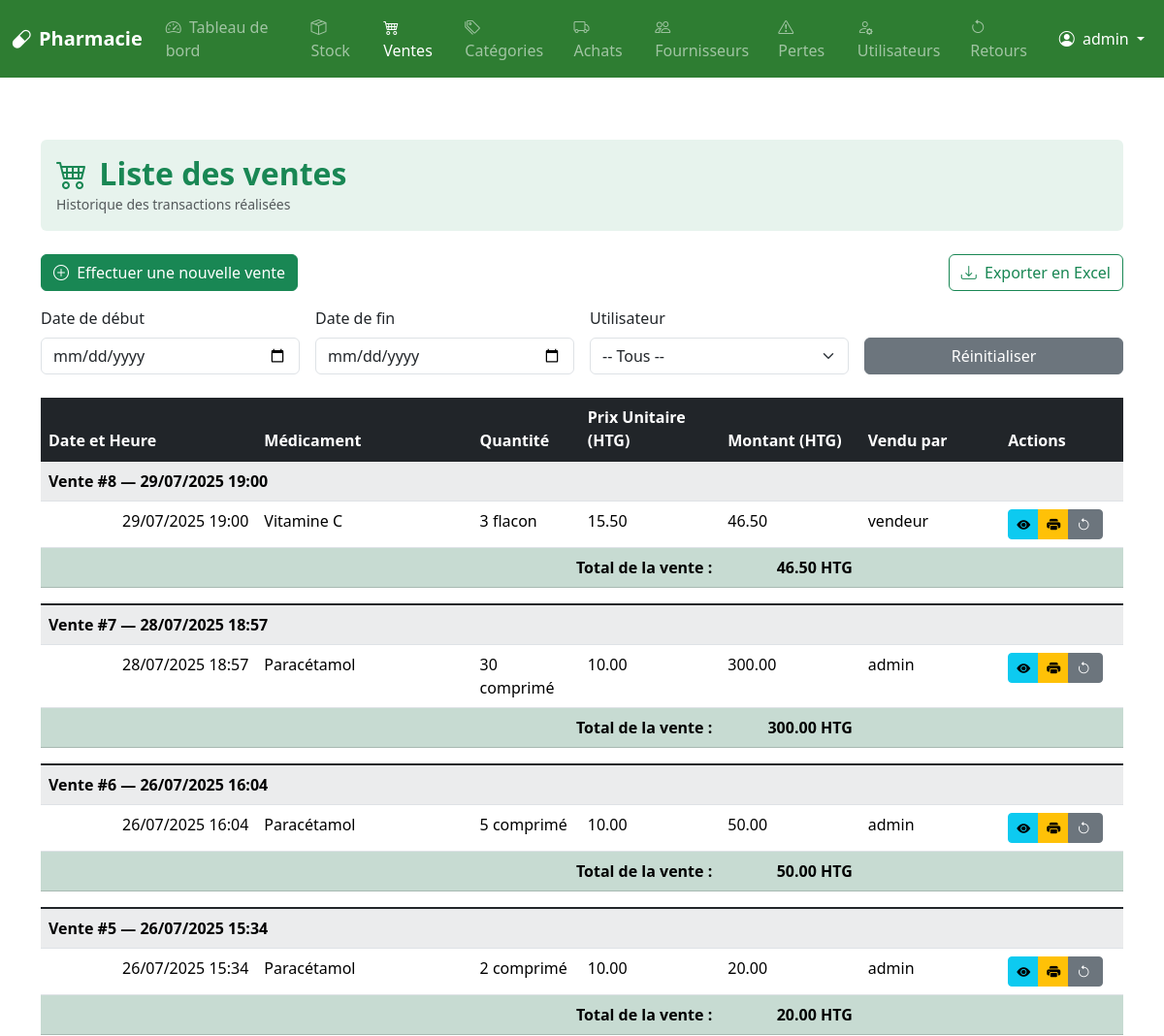
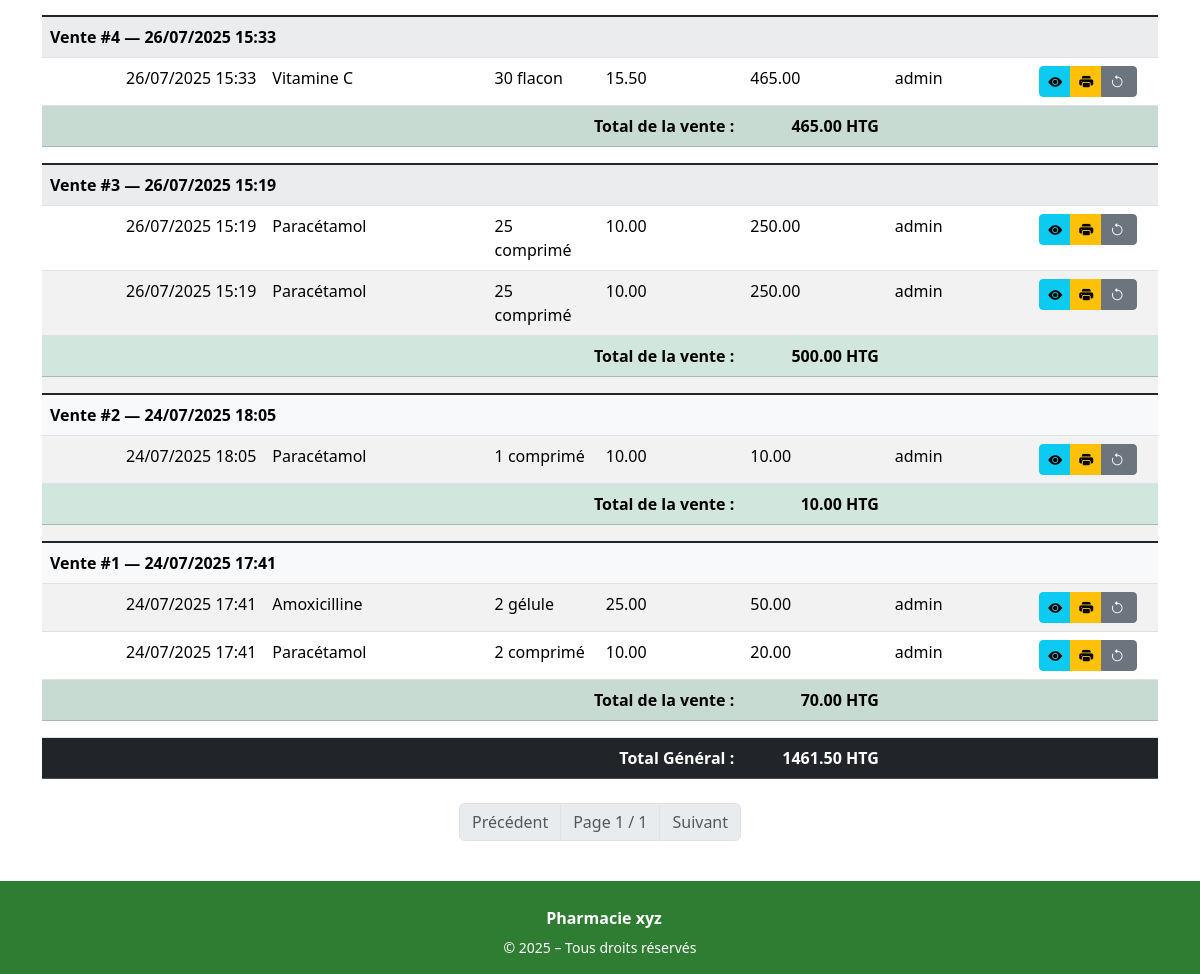
Before: /sales/list (signed in) with the older database file (2 pictures, top to bottom).
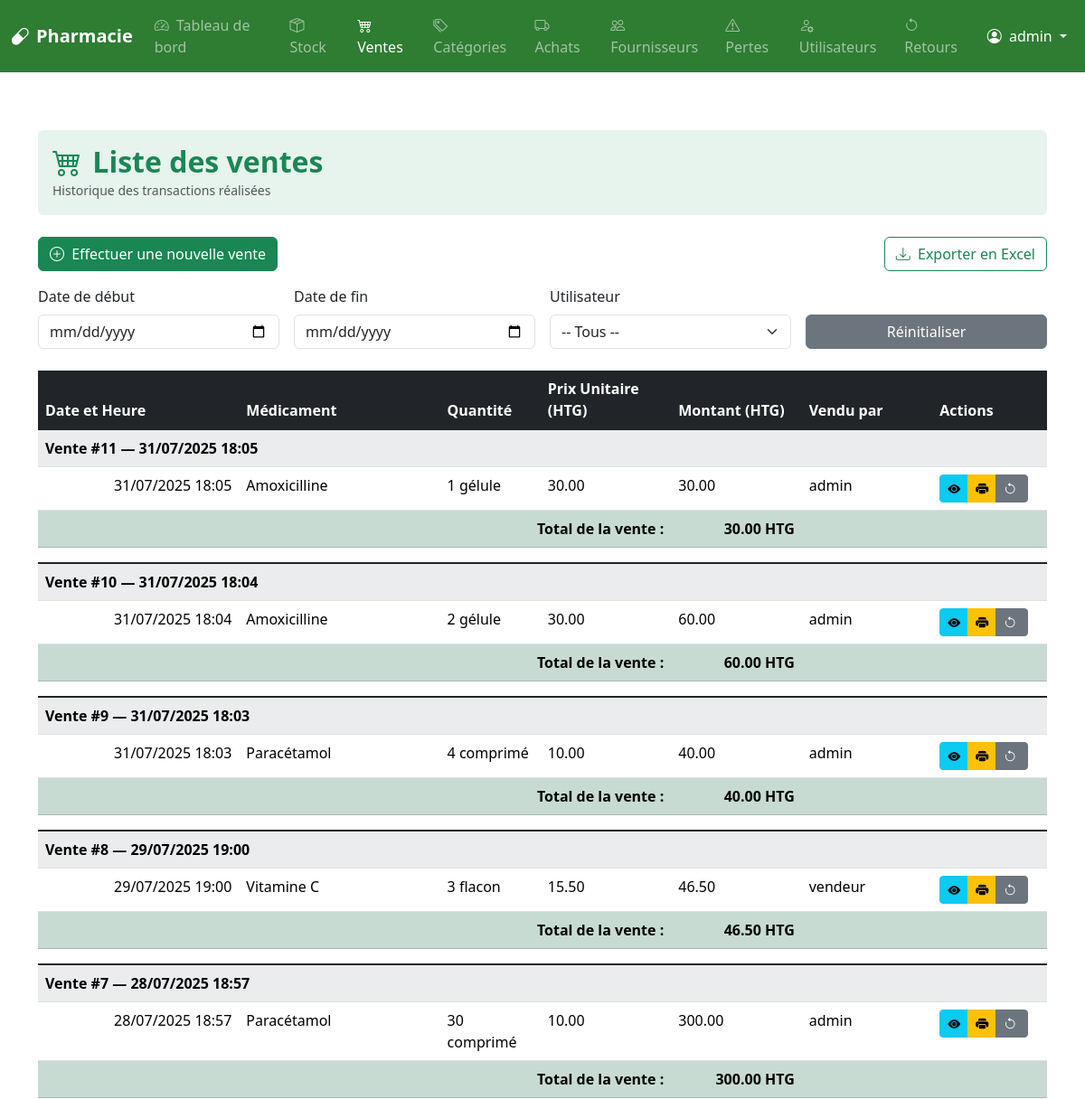
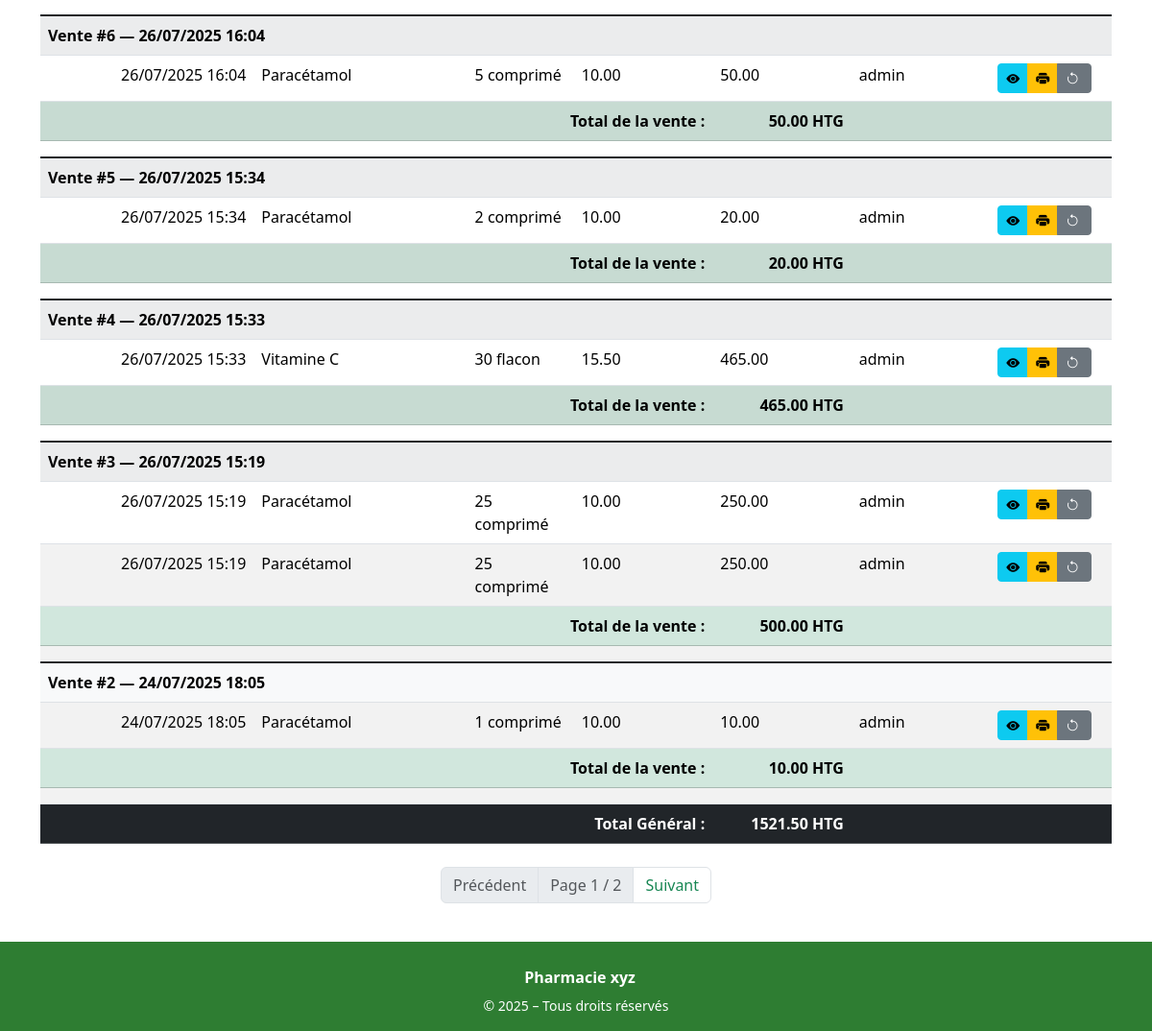
After: the same page with the newer database file (2 pictures, top to bottom).
### app/models.py (models this page shows, shortened)
class Sale(db.Model):
    id = db.Column(db.Integer, primary_key=True)
    user_id = db.Column(db.Integer, db.ForeignKey('user.id'))
    date = db.Column(db.DateTime, default=datetime.utcnow)
    user = db.relationship('User', back_populates='sales')
    items = db.relationship('SaleItem', back_populates='sale', cascade='all, delete-orphan')
    @property
    def total_amount(self):
        return sum(item.total_price for item in self.items)

class SaleItem(db.Model):
    id = db.Column(db.Integer, primary_key=True)
    sale_id = db.Column(db.Integer, db.ForeignKey('sale.id'), nullable=False)
    drug_id = db.Column(db.Integer, db.ForeignKey('drug.id'), nullable=False)
    quantity = db.Column(db.Integer, nullable=False)
    unit_price = db.Column(db.Float, nullable=False)
    sale = db.relationship('Sale', back_populates='items')
    drug = db.relationship('Drug')
    @property
    def total_price(self):
        return self.quantity * self.unit_price

class Drug(db.Model):
    id = db.Column(db.Integer, primary_key=True)
    name = db.Column(db.String(100), nullable=False)
    unit = db.Column(db.String(30))  # comprimé, flacon, etc.
    price = db.Column(db.Float, nullable=False)
    expiration_date = db.Column(db.Date, nullable=False)
    commentaire = db.Column(db.Text, nullable=True)
    category_id = db.Column(db.Integer, db.ForeignKey('category.id'), nullable=True)
    category = db.relationship('Category', back_populates='drugs')
    sales = db.relationship('SaleItem', back_populates='drug')
    losses = db.relationship('LossRecord', back_populates='drug')
    purchase_items = db.relationship('PurchaseItem', back_populates='drug')

class User(UserMixin, db.Model):
    id = db.Column(db.Integer, primary_key=True)
    username = db.Column(db.String(80), unique=True, nullable=False)
    password = db.Column(db.String(200), nullable=False)
    role = db.Column(db.String(20), nullable=False)  # admin, pharmacien, vendeur...
    is_active = db.Column(db.Boolean, default=True)
    sales = db.relationship('Sale', back_populates='user')

### app/routes/sale.py (the view)
@bp.route('/list')
@login_required
def list_sales():
    page = request.args.get('page', 1, type=int)
    search = request.args.get('search', '', type=str)
    start_date = request.args.get('start_date', '', type=str)
    end_date = request.args.get('end_date', '', type=str)
    user_id = request.args.get('user_id', type=int)
    query = Sale.query.options(joinedload(Sale.user)).join(Sale.user)
    if user_id:
        query = query.filter(Sale.user_id == user_id)
    if search:
        query = query.join(Sale.items).join(SaleItem.drug)
        query = query.filter(Drug.name.ilike(f"%{search}%"))
    if start_date:
        try:
            start = datetime.strptime(start_date, "%Y-%m-%d")
            query = query.filter(Sale.date >= start)
        except ValueError:
            flash("Format de date invalide (début)", "warning")
    if end_date:
        try:
            end = datetime.strptime(end_date, "%Y-%m-%d")
            query = query.filter(Sale.date <= end)
        except ValueError:
            flash("Format de date invalide (fin)", "warning")
    sales = query.order_by(Sale.date.desc()).paginate(page=page, per_page=10)
    users = User.query.order_by(User.username).all()
    total_sales = sum(sale.total_amount for sale in sales.items)
    return render_template('sales/list.html',
                           sales=sales,
                           users=users,
                           user_id=user_id,
                           search=search,
                           total_sales=total_sales,
                           start_date=start_date,
                           end_date=end_date)

### app/routes/auth.py (called while the page is built)
@login_manager.user_loader
def load_user(user_id):
    return User.query.get(int(user_id))

### app/templates/sales/list.html (shortened to what the changed rows need)
{% extends 'base.html' %}
{% block content %}
<div class="bg-success bg-opacity-10 p-3 rounded mb-4">
  <h2 class="text-success fw-bold mb-0"><i class="bi bi-cart4 me-1"></i> Liste des ventes</h2>
</div>
{% if sales.items %}
<table class="table table-striped table-hover">
    <thead class="table-dark">
        <tr>
            <th style="width: 200px;">Date et Heure</th>
            <th style="width: 200px;">Médicament</th>
            <th style="width: 100px;">Quantité</th>
            <th style="width: 130px;">Prix Unitaire (HTG)</th>
            <th style="width: 130px;">Montant (HTG)</th>
            <th style="width: 130px;">Vendu par</th>
            <th style="width: 100px;">Actions</th>
        </tr>
    </thead>
    <tbody>
        {% for sale in sales.items %}
            <tr class="table-group-divider">
                <td colspan="7" class="bg-light fw-bold">
                    Vente #{{ sale.id }} — {{ sale.date.strftime("%d/%m/%Y %H:%M") }}
                </td>
            </tr>
            {% for item in sale.items %}
            <tr>
                <td class="text-end">{{ sale.date.strftime("%d/%m/%Y %H:%M") }}</td>
                <td>{{ item.drug.name }}</td>
                <td>{{ item.quantity }} {{ item.drug.unit }}</td>
                <td>{{ "%.2f"|format(item.unit_price) }}</td>
                <td>{{ "%.2f"|format(item.total_price) }}</td>
                <td>{{ sale.user.username }}</td>
                <td>
                    <div class="btn-group btn-group-sm">
                        <a href="{{ url_for('sale.history', sale_id=sale.id) }}" class="btn btn-info" title="Voir les détails">
                            <i class="bi bi-eye-fill"></i>
                        </a>
                        <a href="{{ url_for('sale.sale_receipt', sale_id=sale.id) }}" class="btn btn-warning" title="Réimprimer" target="_blank">
                            <i class="bi bi-printer-fill"></i>
                        </a>
                        <a href="{{ url_for('sale.return_item', sale_item_id=item.id) }}" class="btn btn-secondary" title="Retour">
                            <i class="bi bi-arrow-counterclockwise me-1"></i>
                        </a>
                    </div>
                </td>
            </tr>
            {% endfor %}
            <tr class="table-success fw-bold">
                <td colspan="4" class="text-end">Total de la vente :</td>
                <td class="text-end">{{ "%.2f"|format(sale.total_amount) }} HTG</td>
                <td colspan="2"></td>
            </tr>
            <tr><td colspan="7" style="height: 10px;"></td></tr>
        {% endfor %}
    </tbody>
    <tfoot>
        <tr class="table-dark fw-bold">
            <td colspan="4" class="text-end">Total Général :</td>
            <td class="text-end">{{ "%.2f"|format(total_sales) }} HTG</td>
            <td colspan="2"></td>
        </tr>
    </tfoot>
</table>
<nav class="mt-4">
    <ul class="pagination justify-content-center">
        {% if sales.has_prev %}
        <li class="page-item">
            <a class="page-link text-success" href="{{ url_for('sale.list_sales', page=sales.prev_num, search=search, start_date=start_date, end_date=end_date) }}">Précédent</a>
        </li>
        {% else %}
        <li class="page-item disabled"><span class="page-link">Précédent</span></li>
        {% endif %}
        <li class="page-item disabled"><span class="page-link">Page {{ sales.page }} / {{ sales.pages }}</span></li>
        {% if sales.has_next %}
        <li class="page-item">
            <a class="page-link text-success" href="{{ url_for('sale.list_sales', page=sales.next_num, search=search, start_date=start_date, end_date=end_date) }}">Suivant</a>
        </li>
        {% else %}
        <li class="page-item disabled"><span class="page-link">Suivant</span></li>
        {% endif %}
    </ul>
</nav>
{% else %}
<div class="alert alert-info">Aucune vente trouvée pour les critères donnés.</div>
{% endif %}
{% endblock %}

### app/templates/base.html (shortened to what this page needs)
<!DOCTYPE html>
<html lang="fr">
<head>
    <link href="https://cdn.jsdelivr.net/npm/bootstrap@5.3.3/dist/css/bootstrap.min.css" rel="stylesheet" />
    <link href="https://cdn.jsdelivr.net/npm/bootstrap-icons@1.11.1/font/bootstrap-icons.css" rel="stylesheet">
</head>
<body>
<nav class="navbar navbar-expand-lg navbar-dark" style="background-color: #2e7d32;">
  <div class="container-fluid">
    <a class="navbar-brand fw-bold" href="{{ url_for('dashboard.dashboard') }}">
      <i class="bi bi-capsule me-2"></i>Pharmacie
    </a>
    <div class="collapse navbar-collapse" id="navMenu">
      {% if current_user.is_authenticated %}
      <ul class="navbar-nav me-auto mb-2 mb-lg-0">
        <li class="nav-item">
          <a class="nav-link {% if request.endpoint == 'dashboard.dashboard' %}active{% endif %}" href="{{ url_for('dashboard.dashboard') }}">
            <i class="bi bi-speedometer2 me-1"></i> Tableau de bord
          </a>
        </li>
        <li class="nav-item">
          <a class="nav-link {% if request.endpoint == 'drug.list_drugs' %}active{% endif %}" href="{{ url_for('drug.list_drugs') }}">
            <i class="bi bi-box-seam me-1"></i> Stock
          </a>
        </li>
        <li class="nav-item">
          <a class="nav-link {% if request.endpoint == 'sale.list_sales' %}active{% endif %}" href="{{ url_for('sale.list_sales') }}">
            <i class="bi bi-cart4 me-1"></i> Ventes
          </a>
        </li>
        {% if current_user.role in ['admin', 'pharmacien'] %}
        <li class="nav-item">
          <a class="nav-link {% if request.endpoint == 'category.list_categories' %}active{% endif %}" href="{{ url_for('category.list_categories') }}">
            <i class="bi bi-tags me-1"></i> Catégories
          </a>
        </li>
        <li class="nav-item">
          <a class="nav-link {% if request.endpoint == 'purchase.list_purchases' %}active{% endif %}" href="{{ url_for('purchase.list_purchases') }}">
            <i class="bi bi-truck me-1"></i> Achats
          </a>
        </li>
        <li class="nav-item">
          <a class="nav-link {% if request.endpoint == 'supplier.list_suppliers' %}active{% endif %}" href="{{ url_for('supplier.list_suppliers') }}">
            <i class="bi bi-people me-1"></i> Fournisseurs
          </a>
        </li>
        <li class="nav-item">
          <a class="nav-link {% if request.endpoint == 'drug.list_losses' %}active{% endif %}" href="{{ url_for('drug.list_losses') }}">
            <i class="bi bi-exclamation-triangle me-1"></i> Pertes
          </a>
        </li>
        {% endif %}
        {% if current_user.role == 'admin' %}
        <li class="nav-item">
          <a class="nav-link {% if request.endpoint == 'admin.list_users' %}active{% endif %}" href="{{ url_for('admin.list_users') }}">
            <i class="bi bi-person-gear me-1"></i> Utilisateurs
          </a>
        </li>
        <li class="nav-item">
          <a class="nav-link {% if request.endpoint == 'sale.list_returns' %}active{% endif %}" href="{{ url_for('sale.list_returns') }}">
            <i class="bi bi-arrow-counterclockwise me-1"></i> Retours
          </a>
        </li>
        {% endif %}
      </ul>
      <ul class="navbar-nav ms-auto align-items-center">
        <li class="nav-item dropdown">
          <a class="nav-link dropdown-toggle text-white" href="#" id="userDropdown" role="button" data-bs-toggle="dropdown" aria-expanded="false">
            <i class="bi bi-person-circle me-1"></i> {{ current_user.username }}
          </a>
        </li>
      </ul>
      {% endif %}
    </div>
  </div>
</nav>
<main class="flex-grow-1 py-4">
    <div class="container mt-4">
        {% block content %}{% endblock %}
    </div>
</main>
  {% include 'footer.html' %}
</body>
</html>

Changed rows visible on the page:
no longer on this page (row unchanged): Sale: id "1", date "24/07/2025 17:41"
no longer on this page (row unchanged): SaleItem: drug.name "Amoxicilline", quantity "2", drug.unit "gélule", unit_price "25.00", total_price "50.00", {{ sale.user.username }} "admin", total_amount "70.00", shown under "1"
no longer on this page (row unchanged): SaleItem: drug.name "Paracétamol", quantity "2", drug.unit "comprimé", unit_price "10.00", total_price "20.00", {{ sale.user.username }} "admin", shown under "1"
added Sale: id "11", date "31/07/2025 18:05"
added SaleItem: drug.name "Amoxicilline", quantity "1", drug.unit "gélule", unit_price "30.00", total_price "30.00", {{ sale.user.username }} "admin", total_amount "30.00", shown under "11"
added Sale: id "10", date "31/07/2025 18:04"
added SaleItem: drug.name "Amoxicilline", quantity "2", drug.unit "gélule", unit_price "30.00", total_price "60.00", {{ sale.user.username }} "admin", total_amount "60.00", shown under "10"
added Sale: id "9", date "31/07/2025 18:03"
added SaleItem: drug.name "Paracétamol", quantity "4", drug.unit "comprimé", unit_price "10.00", total_price "40.00", {{ sale.user.username }} "admin", total_amount "40.00", shown under "9"
Other visible differences:
{{ "%.2f"|format(total_sales) }}: "1461.50" → "1521.50"
{{ sales.pages }}: "1" → "2"
